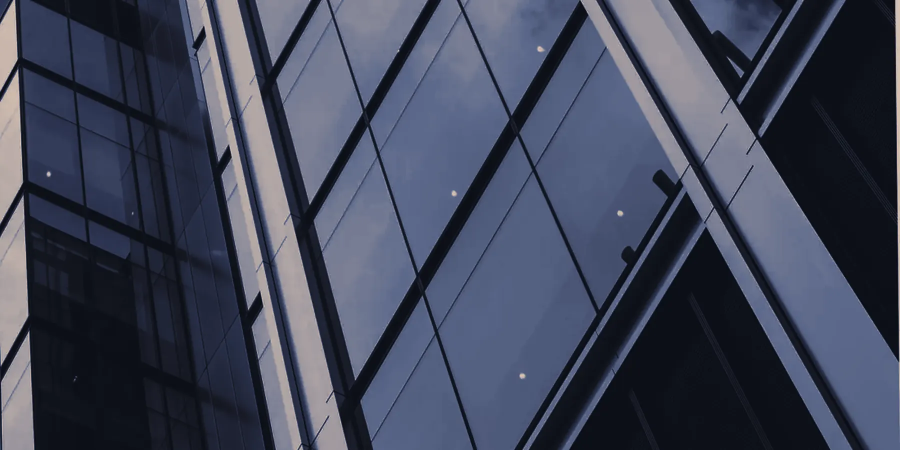
#> input picture arch-band-facade.webp, 1800 x 900 px (shown at 1/2 size)
$ python who-cut.py
#> lines starting #> are read from the running program, lines starting #| are printed output that depends on the picture; after the words box and inside, x2 and y2 are one past the last pixel; in counts of white or black regions, pixels touching at a corner belong together
# The top edge of Who we are on a light ground (?who=ivory|grey|latte): the
# navy of the band above comes down into the facade photo (arch-band-facade,
# 1800 x 900) through every cell of its structure along the top, so the
# section's edge is the facade's own silhouette - the light members (the
# building's edge and mullions, the pilasters, the diagrid, the X's beams)
# rise into the navy between the cuts.
#
#   1  the structure's edges: Sobel edges of the photo, thinned, and a Hough
#      vote over angle and offset; each peak keeps the runs of edge it is
#      made of (gaps under 40px, runs of 90px or more)
#   2  the cells: the edges (2px wide, run 30px on at each end, and on out
#      of the photo's top when they reach near it) cut the photo's upper
#      part into cells; the floor of the left building, which the vote
#      misses, is added (snapped to the photo, 24.6 degrees)
#   3  the cuts: the cells that open on the photo's top and close above
#      y = 470, less the narrow ones (under 38px across: those are members
#      seen by both their edges - mullions, flanges, bars - and stay light);
#      the deep corner cell of the left building, which would stand in the
#      title, stays light; the dark right of the X is added (out to the
#      photo's side, along the beams' far edges), and the X's rising member
#      is kept whole and light; hairline gaps under 3px close
#
#   python3 docs/tools/who-cut.py        prints the path's d (needs shapely)
#
# Paste it into the .whoweare__cut path in index.html. The cut and the
# photo are laid out alike (object-fit: cover = preserveAspectRatio slice,
# both moved by --who-lift), so they stay registered at every width.
#
# Set aside on 25.10 with the light previews (the homepage stays dark): the
# markup and the styles it fed are in the history, as of commit 3849fc6.
import json
import os

import numpy as np
from PIL import Image
from scipy import ndimage as nd
from shapely.geometry import LineString, Polygon, box
from shapely.ops import unary_union

ROOT = os.path.dirname(os.path.dirname(os.path.dirname(os.path.abspath(__file__))))
L = np.asarray(Image.open(os.path.join(ROOT, 'arch-band-facade.webp')).convert('L')).astype(np.float32) / 255
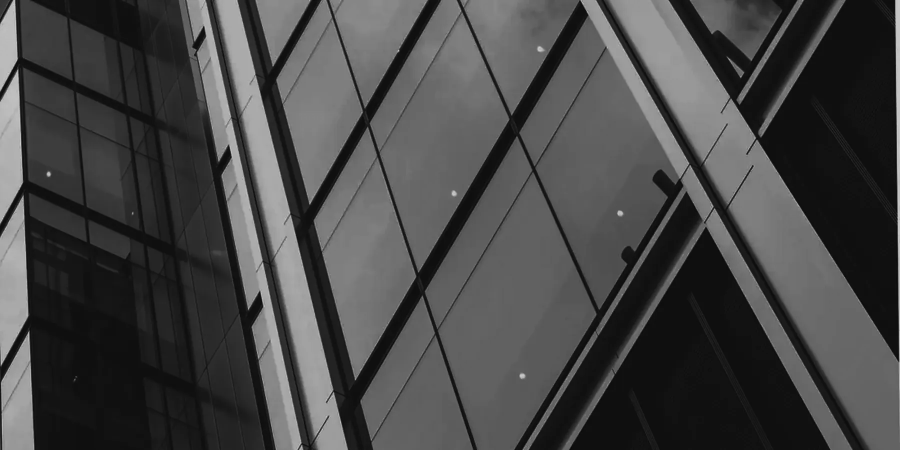
#> L: shape (900, 1800) float32 (shown at 1/2 size); min 0.00784, max 0.827, mean 0.278

# ---------- 1. the structure's straight edges ----------
Ls = nd.gaussian_filter(L, 1.2)
gx, gy = nd.sobel(Ls, 1), nd.sobel(Ls, 0)
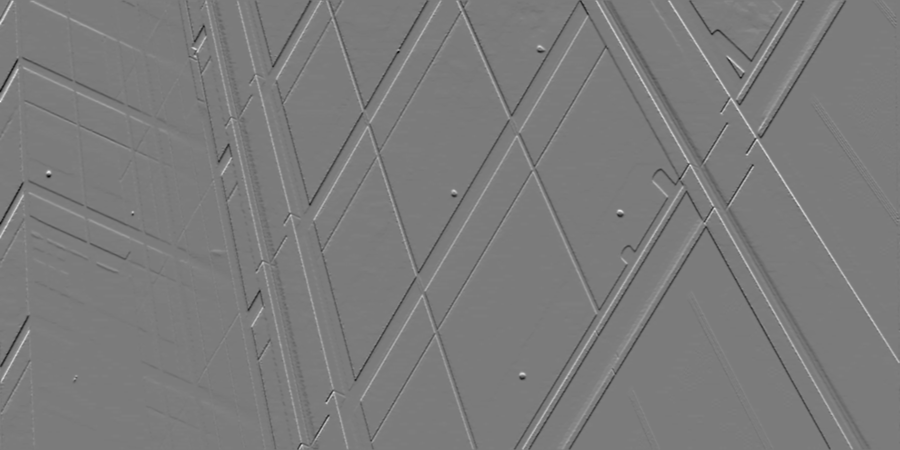
#> gy: shape (900, 1800) float32 (shown at 1/2 size); min -0.874, max 0.925, mean -0.00109; drawn with min black and max white
mag = np.hypot(gx, gy)
ang = (np.degrees(np.arctan2(gy, gx)) + 180) % 180
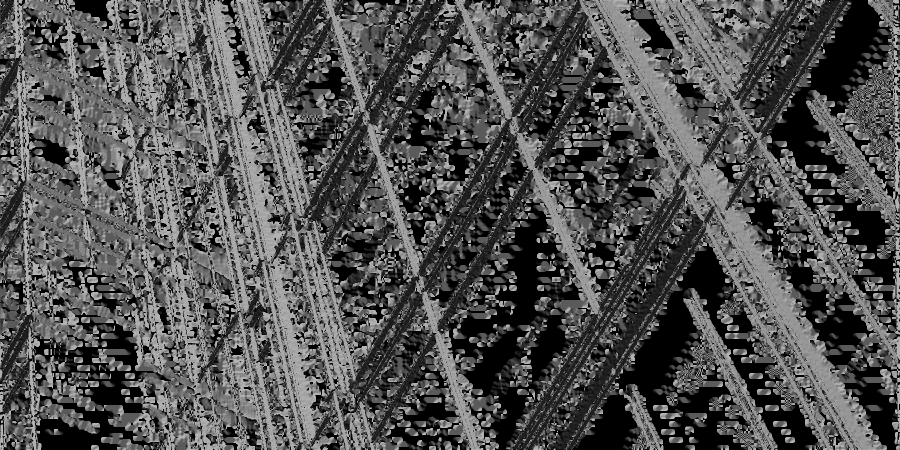
#> ang: shape (900, 1800) float32 (shown at 1/2 size); min 0, max 180, mean 81.7
thin = np.zeros_like(mag)
for a0, (dy, dx) in [(0, (0, 1)), (45, (1, 1)), (90, (1, 0)), (135, (1, -1))]:
    sel = np.abs(((ang - a0 + 90) % 180) - 90) <= 22.5
    peak = sel & (mag >= np.roll(mag, (dy, dx), (0, 1))) & (mag >= np.roll(mag, (-dy, -dx), (0, 1)))
    thin[peak] = mag[peak]
#> this loop made 4 passes
#> pass 1, `sel = np.abs(((ang - a0 + 90) % 180) - 90) <= 22.5`:
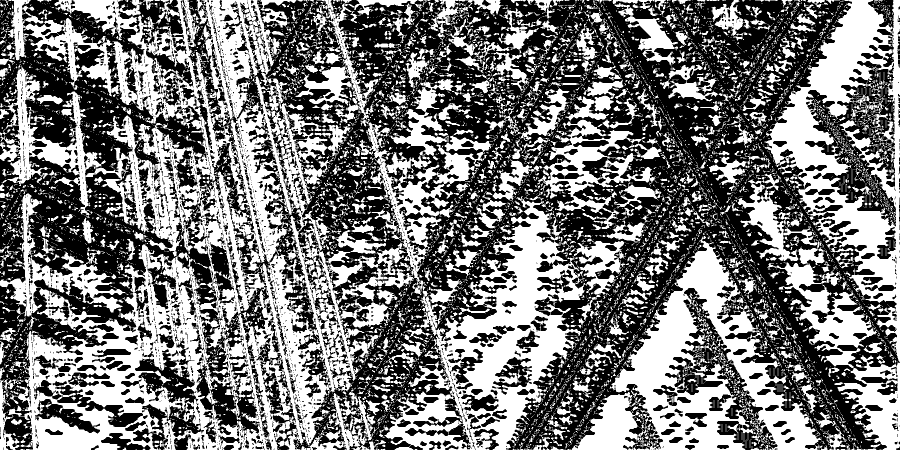
#> sel: shape (900, 1800) bool (shown at 1/2 size); 47.2% white; 8941 white regions (7527 under 20 px), largest, box (x1, y1, x2, y2) and area: (0, 0, 1170, 900) 362274, (1143, 472, 1643, 900) 69704, (1527, 0, 1800, 724) 62756
#> pass 1, `peak = sel & (mag >= np.roll(mag, (dy, dx), (0, 1))) & (mag >= np.roll..`:
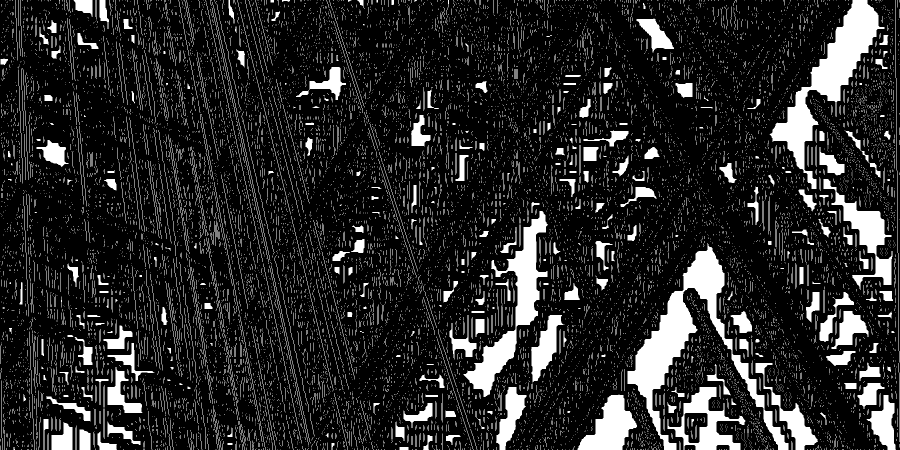
#> peak: shape (900, 1800) bool (shown at 1/2 size); 16% white; 16051 white regions (15002 under 20 px), largest, box (x1, y1, x2, y2) and area: (1255, 486, 1577, 900) 25396, (1539, 0, 1769, 378) 20652, (927, 422, 1096, 794) 14829
#> after the loop:
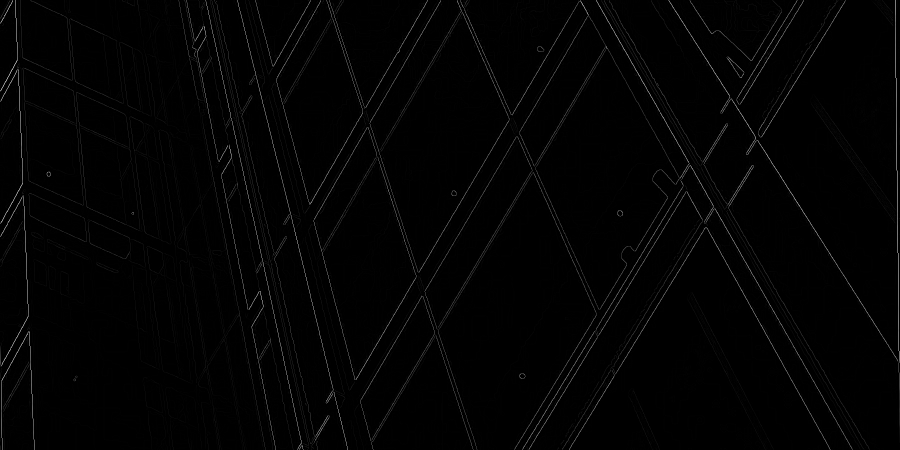
#> thin: shape (900, 1800) float32 (shown at 1/2 size); min 0, max 1.62, mean 0.0191; drawn with min black and max white
ys, xs = np.nonzero(thin > 0.12)
thetas = np.radians(np.arange(0, 180, 0.25))
diag = int(np.hypot(*L.shape)) + 1
acc = np.zeros((len(thetas), 2 * diag), np.int32)
for i, th in enumerate(thetas):
    np.add.at(acc[i], np.round(xs * np.cos(th) + ys * np.sin(th)).astype(int) + diag, 1)

segments = []
for _ in range(80):
    i, r = np.unravel_index(np.argmax(acc), acc.shape)
    if acc[i, r] < 90:
        break
    th, rho = thetas[i], r - diag
    n = np.array([np.cos(th), np.sin(th)])
    u = np.array([-n[1], n[0]])
    on = np.abs(xs * n[0] + ys * n[1] - rho) <= 1.5
    t = np.sort(xs[on] * u[0] + ys[on] * u[1])
    runs, start = [], None
    for k, v in enumerate(t):
        if start is None:
            start = v
        elif v - t[k - 1] > 40:
            if t[k - 1] - start >= 90:
                runs.append((start, t[k - 1]))
            start = v
    if start is not None and t[-1] - start >= 90:
        runs.append((start, t[-1]))
    for a, b in runs:
        A, B = n * rho + u * (a - 30), n * rho + u * (b + 30)
        # a member that comes near the photo's top runs on out of it
        for P, Q in ((A, B), (B, A)):
            if P[1] < 90 and P[1] < Q[1] and abs(u[1]) > 0.2:
                d = (P - Q) / np.linalg.norm(P - Q)
                P[:] = P + d * (-20 - P[1]) / d[1]
        segments.append(LineString([tuple(A), tuple(B)]))
    acc[max(0, i - 8):i + 9, max(0, r - 10):r + 11] = 0
#> this loop made 80 passes
#> (i, r, th, rho, n, u) on passes 1 to 7: (123, 3101, 0.537, 1088, [0.859, 0.511], [-0.511, 0.859]), (600, 967, 2.62, -1046, [-0.866, 0.5], [-0.5, -0.866]), (601, 979, 2.62, -1034, [-0.868, 0.496], [-0.496, -0.868]), (590, 886, 2.57, -1127, [-0.843, 0.537], [-0.537, -0.843]), (604, 997, 2.64, -1016, [-0.875, 0.485], [-0.485, -0.875]), (122, 3011, 0.532, 998, [0.862, 0.508], [-0.508, 0.862]), (126, 3384, 0.55, 1371, [0.853, 0.522], [-0.522, 0.853])
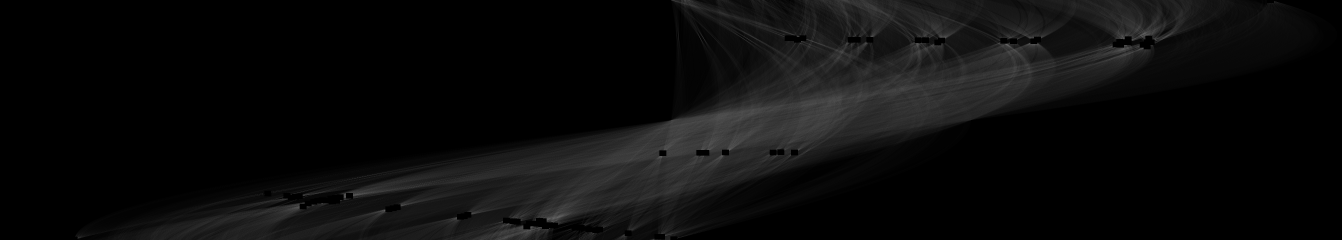
#> acc: shape (720, 4026) int32 (shown at 1/3 size); min 0, max 119, mean 11.8
#> after the loop, P = [1136.9, 907]; segments = 136 items

# the left building's floor, which the vote misses
floor = lambda x: (x, 209.1 + (x - 208.55) * 0.45735)
segments.append(LineString([floor(20), floor(420)]))

# ---------- 2. the cells ----------
YMAX = 470
edges = unary_union([s.buffer(1.0, cap_style=2) for s in segments])
cells = box(-60, 0, 1860, YMAX).difference(edges)

# ---------- 3. the cuts ----------
def across(p):
    r = p.minimum_rotated_rectangle
    cx, cy = r.exterior.coords.xy
    return min(np.hypot(cx[k + 1] - cx[k], cy[k + 1] - cy[k]) for k in range(2))

cuts = [p for p in cells.geoms
        if p.bounds[1] <= 0.5 and p.bounds[3] < YMAX - 1 and p.area >= 1200 and across(p) >= 38
        and not (p.centroid.x < 430 and p.bounds[3] > 250)]
#> cuts = 10 items

def line_at_y(pt, d, y):
    return (pt[0] + d[0] * (y - pt[1]) / d[1], y)

# the X: its rising member's left and right edges (snapped to the photo)
RISE_L = ((1483.73, 199.2), (0.53228, -0.84657))
RISE_R = ((1586.81, 169.2), (-0.52532, 0.8509))
right_of_x = Polygon([(1716.0, -40.0), (1516.4, 283.2), (1900.0, 885.3), (1900.0, -40.0)])
rising = Polygon([line_at_y(*RISE_L, -60), line_at_y(*RISE_R, -60), line_at_y(*RISE_R, 420), line_at_y(*RISE_L, 420)])

navy = unary_union(cuts + [right_of_x]).difference(rising)
navy = navy.buffer(1.6, join_style=2).buffer(-1.6, join_style=2).simplify(0.5)

# up out of the photo's top, into the band
parts = []
for p in getattr(navy, 'geoms', [navy]):
    top = [x for x, y in p.exterior.coords if y <= 0.6]
    parts.append(unary_union([p, box(min(top), -40, max(top), 0.6)]) if top else p)
#> this loop made 9 passes
#> top on passes 1 to 8: [1716, 1900, 1716], [1592.7, 1575.6, 1570.2, 1267.2], [942, 1152.7, 942], [911.8, 882.2], [854.5, 687.6], [620.8, 511.9], [474.6, 450.6], [57.33, 41.04, 57.33]
#> after the loop, parts = 9 items
navy = unary_union(parts)

print(' '.join('M' + ' L'.join(f'{x:.1f} {y:.1f}' for x, y in list(p.exterior.coords)[:-1]) + ' Z'
               for p in getattr(navy, 'geoms', [navy])))
#> (printed output is left out)

$ run again, with about-break-coffers-crop-800.webp copied over arch-band-facade.webp
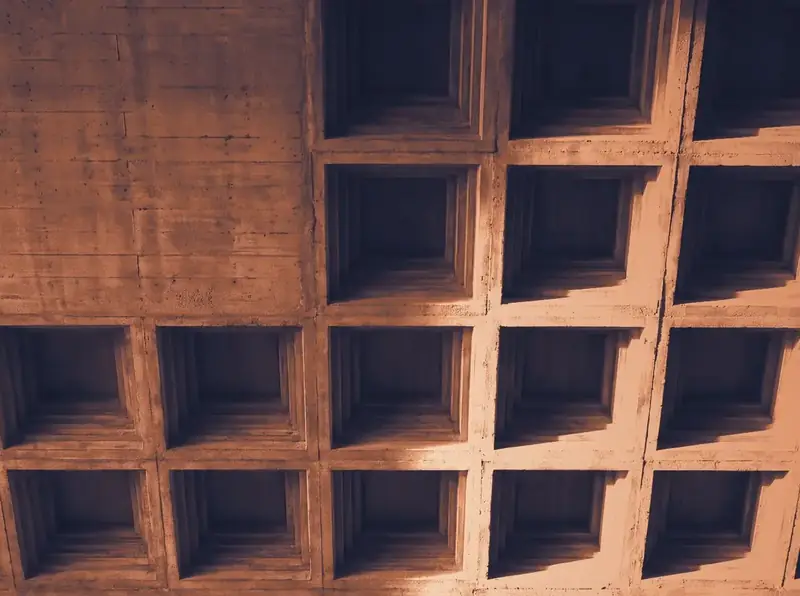
#> input picture about-break-coffers-crop-800.webp, 800 x 596 px
#> after the loop `for a0, (dy, dx) in [(0, (0, 1)), (45, (1, 1)), (90, (1, 0)), (135, (1..`:
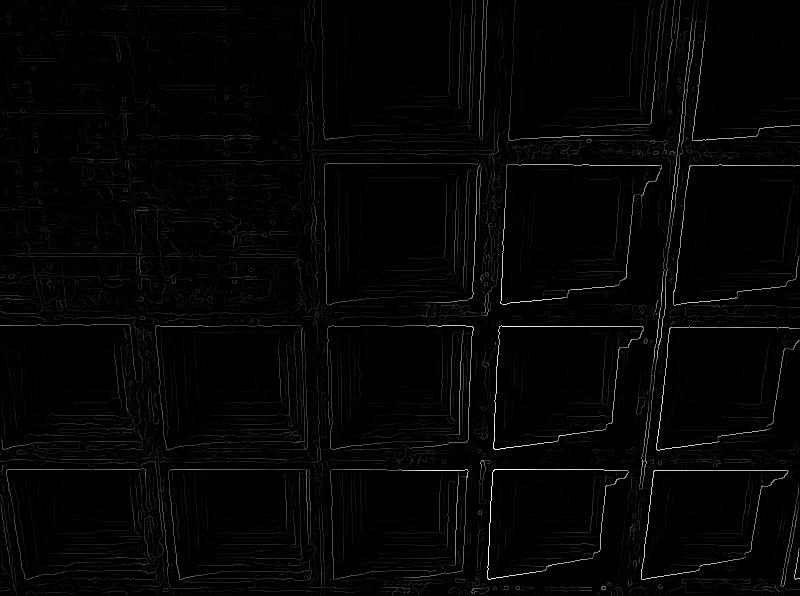
#> thin: shape (596, 800) float32; min 0, max 1.48, mean 0.0269; drawn with min black and max white
#> the loop `for _ in range(80):` made 80 passes
#> (i, r, th, rho, n, u) on passes 1 to 7: (360, 1467, 1.57, 469, [6.12e-17, 1], [-1, 6.12e-17]), (11, 1512, 0.048, 514, [0.999, 0.048], [-0.048, 0.999]), (361, 1322, 1.58, 324, [-0.00436, 1], [-1, -0.00436]), (26, 1688, 0.113, 690, [0.994, 0.113], [-0.113, 0.994]), (361, 1160, 1.58, 162, [-0.00436, 1], [-1, -0.00436]), (26, 1701, 0.113, 703, [0.994, 0.113], [-0.113, 0.994]), (715, 678, 3.12, -320, [-1, 0.0218], [-0.0218, -1])
#> after the loop `for _ in range(80):`:
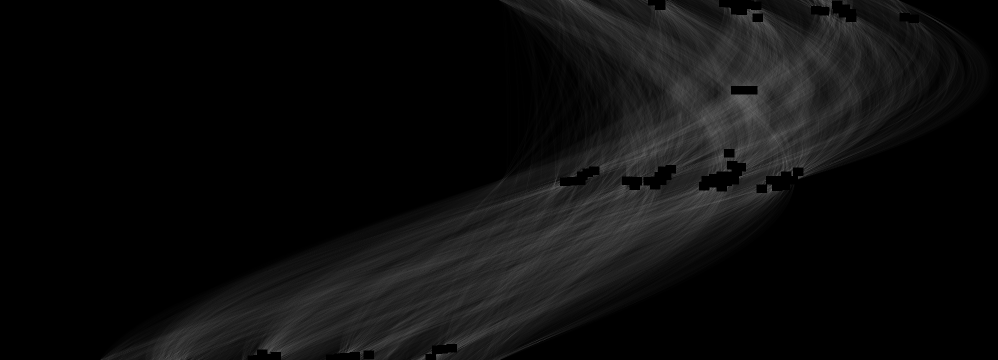
#> acc: shape (720, 1996) int32 (shown at 1/2 size); min 0, max 111, mean 13.3
#> after the loop `for _ in range(80):`: P = [-29.87, 474]; segments = 140 items
#> cuts = 3 items
#> the loop `for p in getattr(navy, 'geoms', [navy]):` made 4 passes
#> top on passes 1 to 4: [1900, 1716, 1900], [635.4, 515.6], [460.1, 323], [308.1, 114.5]
#> after the loop `for p in getattr(navy, 'geoms', [navy]):`: parts = 4 items
#> (printed output is left out)

$ run again, with about-break-coffers.webp copied over arch-band-facade.webp
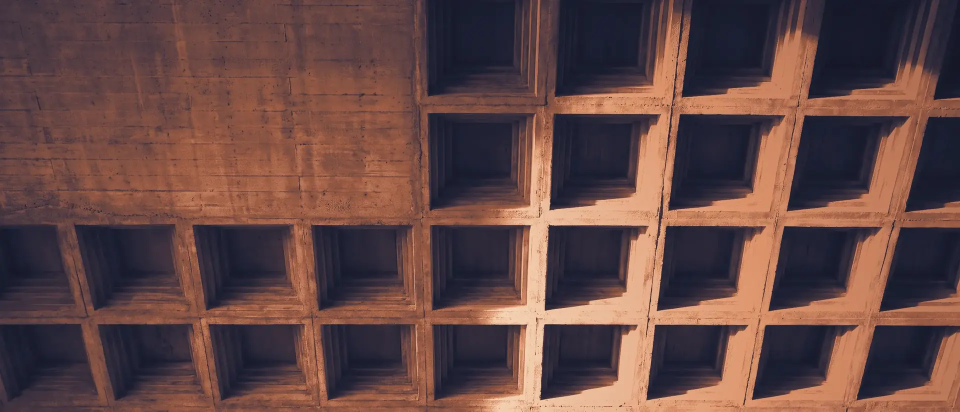
#> input picture about-break-coffers.webp, 1920 x 823 px (shown at 1/2 size)
#> after the loop `for a0, (dy, dx) in [(0, (0, 1)), (45, (1, 1)), (90, (1, 0)), (135, (1..`:
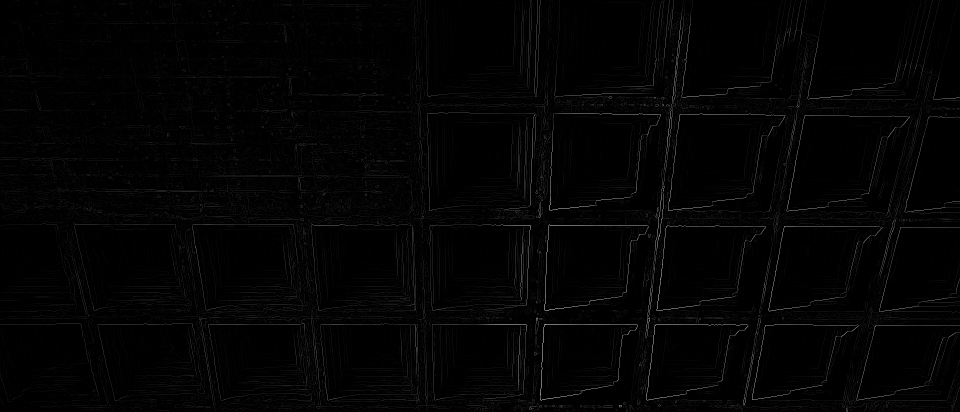
#> thin: shape (823, 1920) float32 (shown at 1/2 size); min 0, max 1.53, mean 0.0217; drawn with min black and max white
#> the loop `for _ in range(80):` made 80 passes
#> (i, r, th, rho, n, u) on passes 1 to 7: (360, 2737, 1.57, 648, [6.12e-17, 1], [-1, 6.12e-17]), (361, 2535, 1.58, 446, [-0.00436, 1], [-1, -0.00436]), (362, 2306, 1.58, 217, [-0.00873, 1], [-1, -0.00873]), (361, 2720, 1.58, 631, [-0.00436, 1], [-1, -0.00436]), (26, 3447, 0.113, 1358, [0.994, 0.113], [-0.113, 0.994]), (8, 3163, 0.0349, 1074, [0.999, 0.0349], [-0.0349, 0.999]), (41, 3695, 0.179, 1606, [0.984, 0.178], [-0.178, 0.984])
#> after the loop `for _ in range(80):`:
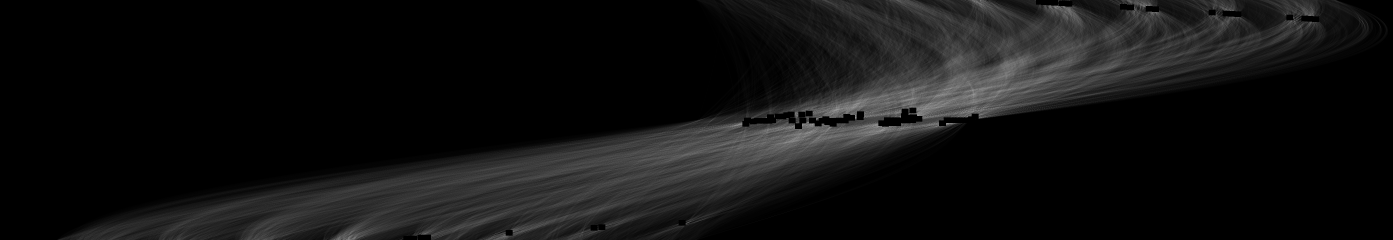
#> acc: shape (720, 4178) int32 (shown at 1/3 size); min 0, max 188, mean 17.6
#> after the loop `for _ in range(80):`: P = [783, 191.4]; segments = 219 items
#> cuts = 8 items
#> the loop `for p in getattr(navy, 'geoms', [navy]):` made 4 passes
#> top on passes 1 to 4: [1716, 1900, 1716], [1387.6, 1609, 1387.6], [1365.8, 1075.7], [1028.2, 850.2]
#> after the loop `for p in getattr(navy, 'geoms', [navy]):`: parts = 4 items
#> (printed output is left out)

$ run again, with about-break-fins-640.webp copied over arch-band-facade.webp
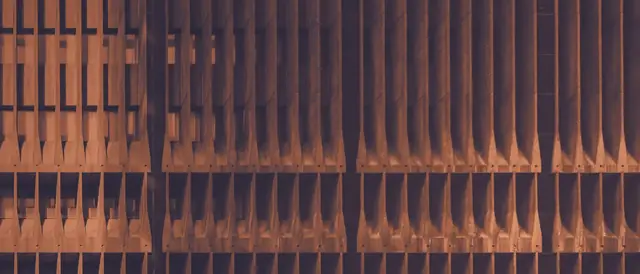
#> input picture about-break-fins-640.webp, 640 x 274 px
#> ys = 19271 values from 0 to 273; xs = 19271 values, max 639 at index 10409, min 0 at index 1679, mean 319.6
#> the loop `for _ in range(80):` made 80 passes
#> (i, r, th, rho, n, u) on passes 1 to 8: (360, 869, 1.57, 172, [6.12e-17, 1], [-1, 6.12e-17]), (360, 949, 1.57, 252, [6.12e-17, 1], [-1, 6.12e-17]), (719, 164, 3.14, -533, [-1, 0.00436], [-0.00436, -1]), (719, 204, 3.14, -493, [-1, 0.00436], [-0.00436, -1]), (719, 139, 3.14, -558, [-1, 0.00436], [-0.00436, -1]), (719, 399, 3.14, -298, [-1, 0.00436], [-0.00436, -1]), (719, 99, 3.14, -598, [-1, 0.00436], [-0.00436, -1]), (719, 616, 3.14, -81, [-1, 0.00436], [-0.00436, -1])
#> after the loop `for _ in range(80):`:
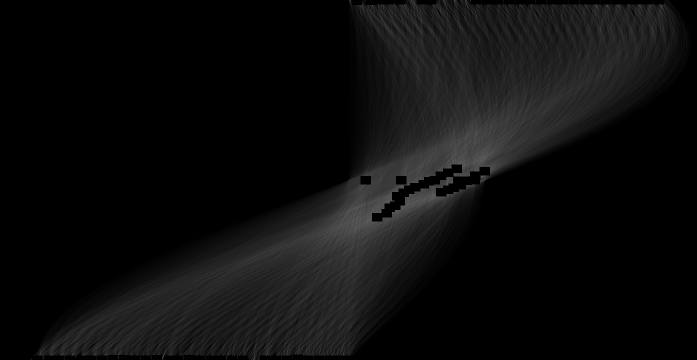
#> acc: shape (720, 1394) int32 (shown at 1/2 size); min 0, max 104, mean 12.9
#> after the loop `for _ in range(80):`: P = [-335.1, -20]; segments = 82 items
#> cuts = 1 item
#> the loop `for p in getattr(navy, 'geoms', [navy]):` made 2 passes
#> top on passes 1 to 2: [1900, 1716], [1, -60]
#> after the loop `for p in getattr(navy, 'geoms', [navy]):`: parts = 2 items
#| M-60.0 -40.0 L-60.0 0.0 L-60.0 0.6 L-60.0 39.0 L1.3 59.5 L1.0 0.0 L1.0 -40.0 Z M1716.0 -40.0 L1516.4 283.2 L1900.0 885.3 L1900.0 0.6 L1900.0 -40.0 Z
